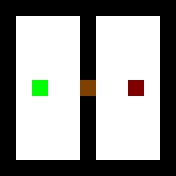

A level layout from a 2D game, rendered from its tile map. Below: a short description, then the map file with its tile-grid data intact:
An orthogonal 11x11 tile map with 16x16 px tiles, 2 tile layers (Layer1, Layer2) and 1 object.

<map version="1.0" orientation="orthogonal" renderorder="right-down" width="11" height="11" tilewidth="16" tileheight="16" nextobjectid="2">
 <tileset firstgid="1" source="../Tiles.tsx" />
 <layer name="Layer1" width="11" height="11">
  <data encoding="csv">
1,1,1,1,1,1,1,1,1,1,1,
1,5,5,5,5,1,5,5,5,5,1,
1,5,5,5,5,1,5,5,5,5,1,
1,5,5,5,5,1,5,5,5,5,1,
1,5,5,5,5,1,5,5,5,5,1,
1,5,5,5,5,5,5,5,5,5,1,
1,5,5,5,5,1,5,5,5,5,1,
1,5,5,5,5,1,5,5,5,5,1,
1,5,5,5,5,1,5,5,5,5,1,
1,5,5,5,5,1,5,5,5,5,1,
1,1,1,1,1,1,1,1,1,1,1
</data>
 </layer>
 <layer name="Layer2" width="11" height="11">
  <data encoding="csv">
0,0,0,0,0,0,0,0,0,0,0,
0,0,0,0,0,0,0,0,0,0,0,
0,0,0,0,0,0,0,0,0,0,0,
0,0,0,0,0,0,0,0,0,0,0,
0,0,0,0,0,0,0,0,0,0,0,
0,0,4,0,0,9,0,0,3,0,0,
0,0,0,0,0,0,0,0,0,0,0,
0,0,0,0,0,0,0,0,0,0,0,
0,0,0,0,0,0,0,0,0,0,0,
0,0,0,0,0,0,0,0,0,0,0,
0,0,0,0,0,0,0,0,0,0,0
</data>
 </layer>
 <objectgroup name="Tutorial">
  <object id="1" x="7.66667" y="5.33333">
   <properties>
    <property name="text" value="Crates can be pushed." />
   </properties>
  </object>
 </objectgroup>
</map>
